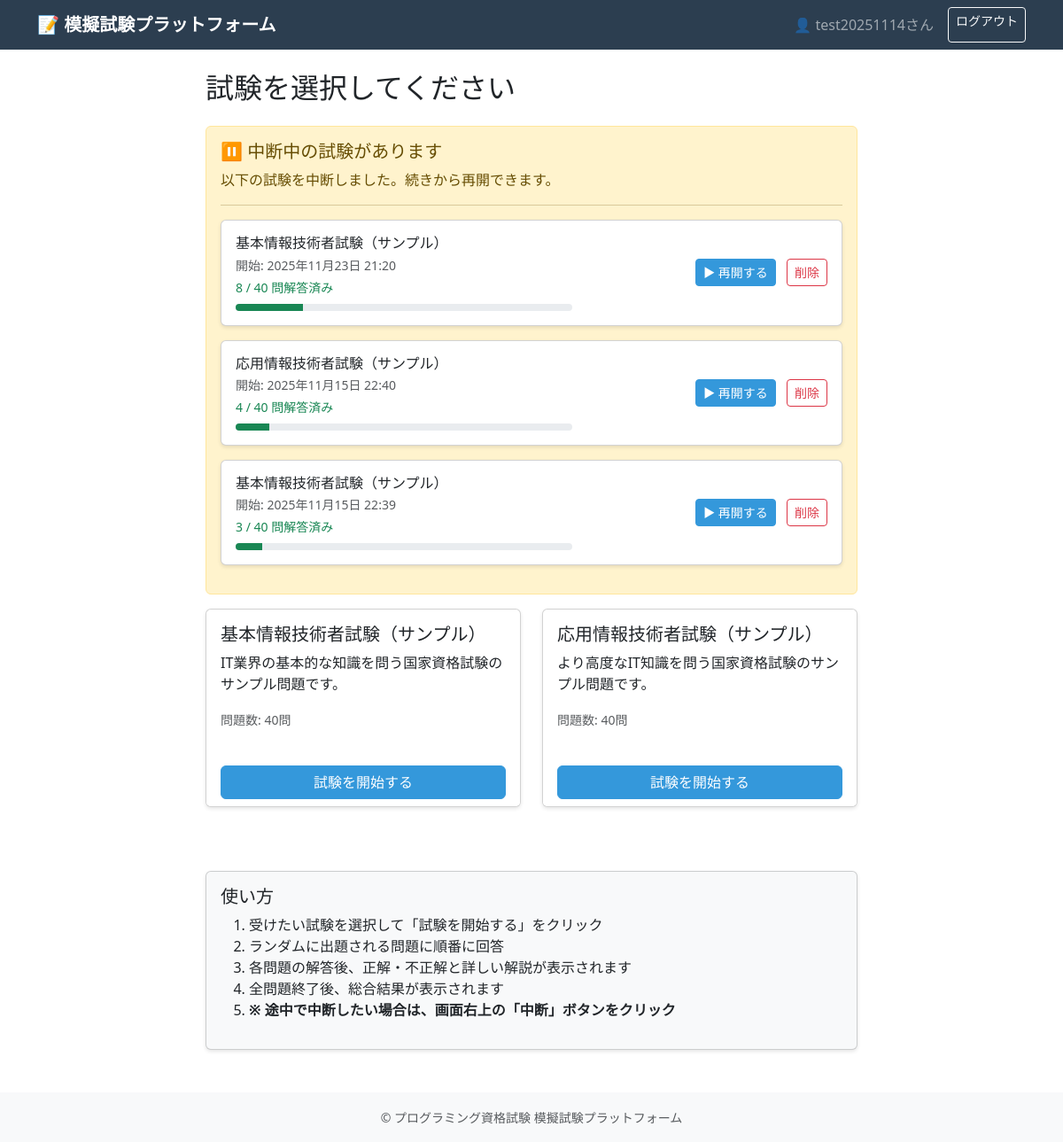
Page /top/ (signed in) on the committed database.
### exam/models.py (models this page shows, shortened)
class User(AbstractUser):
    email = models.EmailField(unique=True)

class ExamSession(models.Model):
    user = models.ForeignKey(
        User,
        on_delete=models.CASCADE,
        related_name='exam_sessions',
        verbose_name="ユーザー"
    )
    exam_set = models.ForeignKey(
        ExamSet,
        on_delete=models.CASCADE,
        verbose_name="試験セット"
    )
    started_at = models.DateTimeField(auto_now_add=True, verbose_name="開始時刻")
    completed_at = models.DateTimeField(null=True, blank=True, verbose_name="完了時刻")
    score = models.IntegerField(null=True, blank=True, verbose_name="得点")
    total_questions = models.IntegerField(verbose_name="総問題数")
    is_completed = models.BooleanField(default=False, verbose_name="完了フラグ")
    class Meta:
        verbose_name = "試験セッション"
        verbose_name_plural = "試験セッション"
        ordering = ['-started_at']

class ExamSet(models.Model):
    name = models.CharField(max_length=200, verbose_name="試験名")
    description = models.TextField(blank=True, verbose_name="説明")
    total_questions = models.IntegerField(default=40, verbose_name="問題数")
    created_at = models.DateTimeField(auto_now_add=True)
    updated_at = models.DateTimeField(auto_now=True)
    class Meta:
        verbose_name = "試験セット"
        verbose_name_plural = "試験セット"

### exam/views.py (the view)
# urls.py: path('top/', views.top, name='top'),
@login_required
def top(request):
    exam_sets = ExamSet.objects.all()
    incomplete_sessions = ExamSession.objects.filter(
        user=request.user,
        is_completed=False
    ).select_related('exam_set').order_by('-started_at')
    return render(request, 'exam/top.html', {
        'exam_sets': exam_sets,
        'incomplete_sessions': incomplete_sessions
    })

### exam/templates/exam/top.html (shortened to what this page needs)
{% extends 'exam/base.html' %}
{% block content %}
<div class="row">
    <div class="col-md-8 mx-auto">
        <h2 class="mb-4">試験を選択してください</h2>
        {% if incomplete_sessions %}
        <div class="alert alert-warning" role="alert">
            <h5 class="alert-heading">⏸ 中断中の試験があります</h5>
            <p>以下の試験を中断しました。続きから再開できます。</p>
            <hr>
            {% for session in incomplete_sessions %}
            <div class="card mb-3">
                <div class="card-body">
                    <div class="row align-items-center">
                        <div class="col-md-7">
                            <h6 class="mb-1">{{ session.exam_set.name }}</h6>
                            <small class="text-muted d-block">
                                開始: {{ session.started_at|date:"Y年m月d日 H:i" }}
                            </small>
                            <small class="text-success d-block mt-1">
                                 {{ session.answers.count }} / {{ session.total_questions }} 問解答済み
                            </small>
                            <div class="progress mt-2" style="height: 8px;">
                                <div class="progress-bar bg-success"
                                     role="progressbar"
                                     style="width: {% widthratio session.answers.count session.total_questions 100 %}%;">
                                </div>
                            </div>
                        </div>
                        <div class="col-md-5 text-md-end mt-2 mt-md-0">
                            <a href="{% url 'resume_exam' session.id %}" class="btn btn-primary btn-sm me-2">
                                ▶ 再開する
                            </a>
                            <a href="{% url 'delete_session' session.id %}"
                               class="btn btn-outline-danger btn-sm"
                               onclick="return confirm('この試験を削除しますか？\n解答したデータも削除されます。')">
                                削除
                            </a>
                        </div>
                    </div>
                </div>
            </div>
            {% endfor %}
        </div>
        {% endif %}
        {% if exam_sets %}
            <div class="row">
                {% for exam_set in exam_sets %}
                <div class="col-md-6 mb-4">
                    <div class="card h-100">
                        <div class="card-body">
                            <h5 class="card-title">{{ exam_set.name }}</h5>
                            <p class="card-text">{{ exam_set.description }}</p>
                            <p class="text-muted">
                                <small>問題数: {{ exam_set.total_questions }}問</small>
                            </p>
                        </div>
                        <div class="card-footer bg-white border-0">
                            <a href="{% url 'start_exam' exam_set.id %}"
                               class="btn btn-primary w-100">
                                試験を開始する
                            </a>
                        </div>
                    </div>
                </div>
                {% endfor %}
            </div>
        {% else %}
            <div class="alert alert-info">
                現在、利用可能な試験がありません。
            </div>
        {% endif %}
    </div>
</div>
<div class="row mt-5">
    <div class="col-md-8 mx-auto">
        <div class="card bg-light">
            <div class="card-body">
                <h5 class="card-title">使い方</h5>
                <ol>
                    <li>受けたい試験を選択して「試験を開始する」をクリック</li>
                    <li>ランダムに出題される問題に順番に回答</li>
                    <li>各問題の解答後、正解・不正解と詳しい解説が表示されます</li>
                    <li>全問題終了後、総合結果が表示されます</li>
                    <li><strong>※ 途中で中断したい場合は、画面右上の「中断」ボタンをクリック</strong></li>
                </ol>
            </div>
        </div>
    </div>
</div>
{% endblock %}

### exam/templates/exam/base.html (shortened to what this page needs)
<!DOCTYPE html>
<html lang="ja">
<head>
    <link href="https://cdn.jsdelivr.net/npm/bootstrap@5.3.0/dist/css/bootstrap.min.css" rel="stylesheet">
</head>
<body>
    {% if user.is_authenticated %}
    <nav class="navbar navbar-expand-lg navbar-dark">
        <div class="container">
            <a class="navbar-brand" href="{% url 'top' %}">📝 模擬試験プラットフォーム</a>
            <div class="navbar-nav ms-auto">
                <span class="navbar-text me-3">
                    👤 {{ user.username }}さん
                </span>
                <a href="{% url 'logout' %}" class="btn btn-outline-light btn-sm">ログアウト</a>
            </div>
        </div>
    </nav>
    {% endif %}
    <div class="content">
        <div class="container mt-4">
            {% block content %}{% endblock %}
        </div>
    </div>
    <footer class="bg-light py-3 mt-5">
        <div class="container text-center text-muted">
            <small>&copy; プログラミング資格試験 模擬試験プラットフォーム</small>
        </div>
    </footer>
</body>
</html>

### exam/templates/exam/base.html (style rules this page uses)
body { min-height: 100vh; display: flex; flex-direction: column; }
.content { flex: 1; }
.navbar { background-color: #2c3e50; }
.navbar-brand { font-weight: bold; color: white !important; }
.btn-primary { background-color: #3498db; border-color: #3498db; }
.card { box-shadow: 0 2px 4px rgba(0,0,0,0.1); }
.alert { margin-top: 20px; }

### rows in the picture
User: username "test20251114"
ExamSession: exam_set.name "基本情報技術者試験（サンプル）", started_at "2025年11月23日 21:20", answers.count "8", total_questions "40"
ExamSession: exam_set.name "応用情報技術者試験（サンプル）", started_at "2025年11月15日 22:40", answers.count "4", total_questions "40"
ExamSession: exam_set.name "基本情報技術者試験（サンプル）", started_at "2025年11月15日 22:39", answers.count "3", total_questions "40"
ExamSet: name "基本情報技術者試験（サンプル）", description "IT業界の基本的な知識を問う国家資格試験のサンプル問題です。", total_questions "40"
ExamSet: name "応用情報技術者試験（サンプル）", description "より高度なIT知識を問う国家資格試験のサンプル問題です。", total_questions "40"
